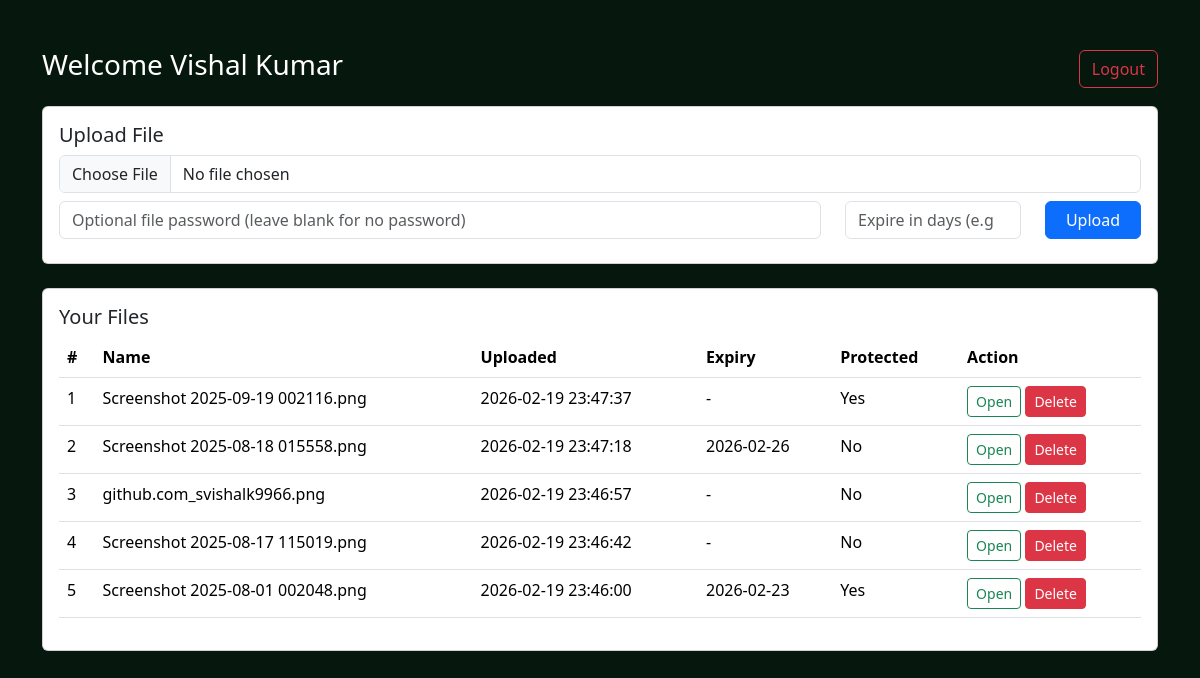
Screenshot of /home (signed in) with the database file from the repository.
### app.py (models this page shows, shortened)
class User(db.Model):
    id = db.Column(db.Integer, primary_key=True)
    first_name = db.Column(db.String(120), nullable=False)
    last_name = db.Column(db.String(120), nullable=False)
    email = db.Column(db.String(200), unique=True, nullable=False)
    password_hash = db.Column(db.String(300), nullable=False)
    verified = db.Column(db.Boolean, default=False)
    verify_code = db.Column(db.String(10), nullable=True)
    verify_expiry = db.Column(db.DateTime, nullable=True)
    created_at = db.Column(db.DateTime, default=datetime.datetime.utcnow)

class File(db.Model):
    id = db.Column(db.Integer, primary_key=True)
    filename = db.Column(db.String(300), nullable=False)
    saved_as = db.Column(db.String(300), nullable=False)
    uploaded_at = db.Column(db.DateTime, default=datetime.datetime.utcnow)
    user_id = db.Column(db.Integer, db.ForeignKey('user.id'), nullable=False)
    password_hash = db.Column(db.String(300), nullable=True)  # optional file password
    expiry_date = db.Column(db.DateTime, nullable=True)

### app.py (the view)
@app.route('/home')
def home():
    if 'user_id' not in session:
        flash('Please login first', 'warning')
        return redirect(url_for('login'))
    user = User.query.get(session['user_id'])
    files = File.query.filter_by(user_id=user.id).order_by(File.uploaded_at.desc()).all()
    now = datetime.datetime.utcnow()
    files = [f for f in files if not f.expiry_date or f.expiry_date > now]
    return render_template('index.html', user=user, files=files)

### templates/index.html (shortened to what this page needs)
<!doctype html>
<html>
<head>
  <link href="https://cdn.jsdelivr.net/npm/bootstrap@5.3.2/dist/css/bootstrap.min.css" rel="stylesheet">
</head>
<body>
  <div class="container py-5">
    <div class="d-flex justify-content-between align-items-center mb-3">
      <h3 style="color: white;">Welcome {{ user.first_name }} {{ user.last_name }}</h3>
      <div>
        <a class="btn btn-outline-danger" href="/logout">Logout</a>
      </div>
    </div>
    <div class="card mb-4 p-3">
      <h5>Upload File</h5>
      <form method="post" action="/upload" enctype="multipart/form-data">
        <div class="mb-2">
          <input type="file" name="file" class="form-control" required>
        </div>
        <div class="mb-2 row">
          <div class="col">
            <input type="text" name="file_password" class="form-control" placeholder="Optional file password (leave blank for no password)">
          </div>
          <div class="col" style="max-width:200px">
            <input type="number" name="expire_days" class="form-control" placeholder="Expire in days (e.g. 7)">
          </div>
          <div class="col" style="max-width:120px">
            <button class="btn btn-primary w-100" type="submit">Upload</button>
          </div>
        </div>
      </form>
    </div>
    <div class="card p-3">
      <h5>Your Files</h5>
      {% if files %}
        <table class="table">
          <thead><tr><th>#</th><th>Name</th><th>Uploaded</th><th>Expiry</th><th>Protected</th><th>Action</th></tr></thead>
          <tbody>
            {% for f in files %}
              <tr>
                <td>{{ loop.index }}</td>
                <td>{{ f.filename }}</td>
                <td>{{ f.uploaded_at.strftime('%Y-%m-%d %H:%M:%S') }}</td>
                <td>{% if f.expiry_date %}{{ f.expiry_date.strftime('%Y-%m-%d') }}{% else %}-{% endif %}</td>
                <td>{% if f.password_hash %}Yes{% else %}No{% endif %}</td>
                <td>
                  <a class="btn btn-sm btn-outline-success" href="/file/{{ f.id }}">Open</a>
                  <form method="post" action="/delete/{{ f.id }}" style="display:inline" onsubmit="return confirm('Delete file?')">
                    <button class="btn btn-sm btn-danger" type="submit">Delete</button>
                  </form>
                </td>
              </tr>
            {% endfor %}
          </tbody>
        </table>
      {% else %}
        <p>No files uploaded yet.</p>
      {% endif %}
    </div>
  </div>
</body>
</html>

### templates/index.html (style rules this page uses)
body { background-color: #06170d; background-image: url("https://www.transparenttextures.com/patterns/wet-snow.png"); }

### rows the page displays
User: first_name "Vishal", last_name "Kumar"
File: filename "Screenshot 2025-09-19 002116.png", uploaded_at "2026-02-19 23:47:37", shows "Yes"
File: filename "Screenshot 2025-08-18 015558.png", uploaded_at "2026-02-19 23:47:18", expiry_date "2026-02-26", shows "No"
File: filename "github.com_svishalk9966.png", uploaded_at "2026-02-19 23:46:57", shows "No"
File: filename "Screenshot 2025-08-17 115019.png", uploaded_at "2026-02-19 23:46:42", shows "No"
File: filename "Screenshot 2025-08-01 002048.png", uploaded_at "2026-02-19 23:46:00", expiry_date "2026-02-23", shows "Yes"
